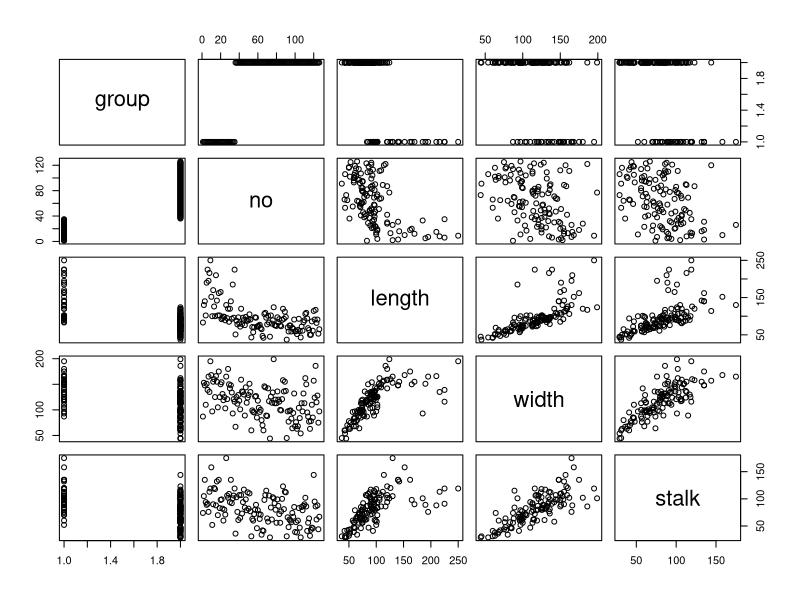
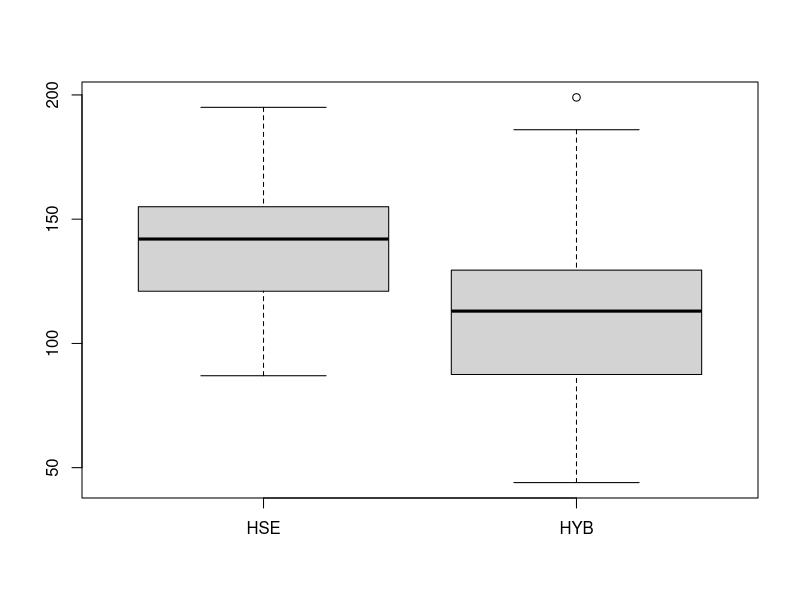
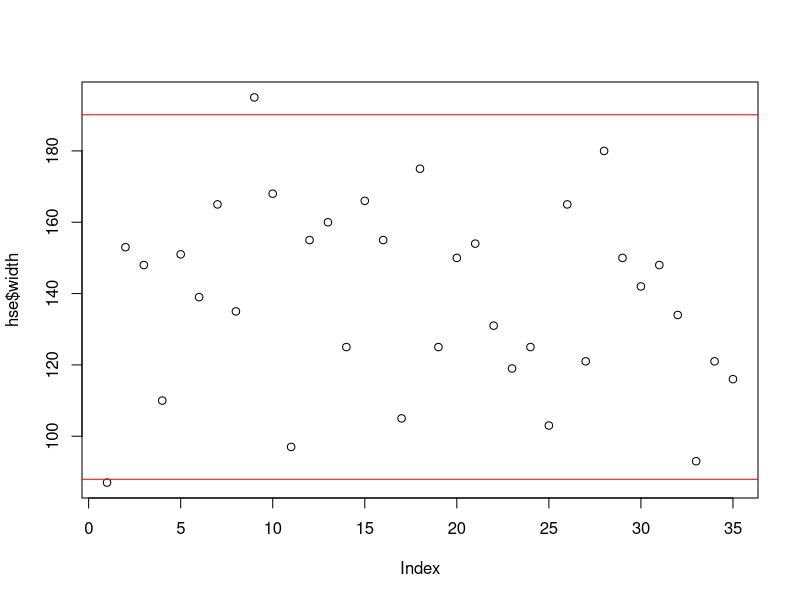
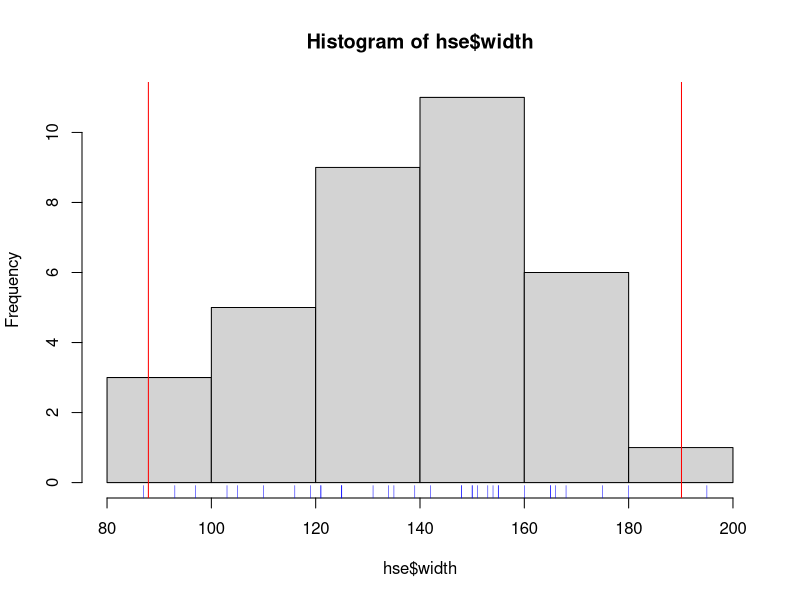

Generate these figures, in order, with R: (Note: this script raises an error after producing the figures.)
## ---- chunk 1
knitr::opts_chunk$set(echo = TRUE, eval=FALSE)
leaves <- read.csv("leaves.csv")
## ---- chunk 2
knitr::opts_chunk$set(eval = FALSE)
library("gplots", quietly=TRUE, warn.conflicts = FALSE)
library("dplyr")
library("ggplot2")
## ---- chunk 3
#  ... do it
## ---- chunk 4
plot(leaves)
## ---- chunk 5
hyb <- subset(leaves, group == "HYB")
hse <- subset(leaves, group == "HSE")
## ---- chunk 6
boxplot(hse$width, hyb$width, names=c("HSE", "HYB"))
## ---- chunk 7
# use `hist`, `qqnorm`, `qqline`
# ...
## ---- chunk 8
quantile(hse$width, p = c(0.025, 0.975))
## ---- chunk 9
hse.mean <- mean(hse$width)
hse.sd   <- sd(hse$width)
hse.N    <- length(hse$width)
hse.se   <- hse.sd/sqrt(hse.N)
## ---- chunk 10
hse.95 <- hse.mean + c(-1.96, 1.96) * hse.sd
hse.95
## ---- chunk 11
hse.95 <- hse.mean + qnorm(c(0.025, 0.975)) * hse.sd
hse.95
## ---- chunk 12
plot(hse$width)
abline(h = hse.95, col="red")
## ---- chunk 13
hist(hse$width)
abline(v = hse.95, col="red")
rug(hse$width, col="blue")
## ---- chunk 14
hse.ci <- hse.mean + qt(p = c(0.025, 0.975), df = hse.N - 1) * hse.se
## ---- chunk 15
#  Do the same for the "hyb" data, calculate mean, sd, N, se and ci.
# ...
## ---- chunk 16
library("gplots")
barplot2(height = c(hyb.mean, hse.mean),
         ci.l   = c(hyb.ci[1], hse.ci[1]),
         ci.u   = c(hyb.ci[2], hse.ci[2]),
         plot.ci = TRUE,
         names.arg=c("HYB", "HSE")
)
## ---- chunk 17
x <- barplot(c(hyb.mean, hse.mean),
  names.arg=c("HYB", "HSE"), ylim=c(0, 150))
segments(x0=x[1], y0=hyb.ci[1], y1=hyb.ci[2], lwd=2)
segments(x0=x[2], y0=hse.ci[1], y1=hse.ci[2], lwd=2)
## ---- chunk 18
t.test(width ~ group, data = leaves)
## ---- chunk 19
# var.test(...)
# t.test(...)
# ...
## ---- chunk 20
library("dplyr")
leaves <- read.csv("leaves.csv")

stats <-
  leaves |>
    group_by(group) |>
    summarize(mean = mean(width), sd = sd(width),
              N = length(width), se = sd/sqrt(N),
              lwr = mean + qt(p = 0.025, df = N-1) * se,
              upr = mean + qt(p = 0.975, df = N-1) * se
             )

stats
## ---- chunk 21
library("ggplot2")
stats |>
  ggplot(aes(x=group, y=mean, min=lwr, max=upr))  +
    geom_col() + geom_errorbar(width=0.2)
